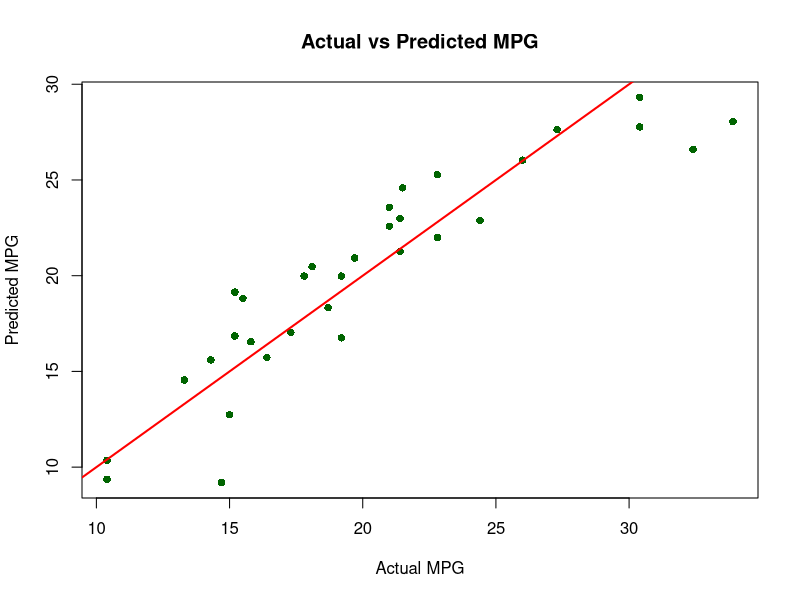

Recreate this plot in R.
# DAV_Practical/q6_multiple_lr_R.R
# Question 6: Implement and visualize multiple linear regression in R. [cite: 2]

# Using built-in mtcars dataset
# Predicting 'mpg' using 'wt' (weight) and 'hp' (horsepower)
data <- mtcars

# Model Implementation
model <- lm(mpg ~ wt + hp, data = data)

# Output Summary
cat("--- Multiple Linear Regression Summary ---\n")
print(summary(model))

# Visualization: Actual vs Predicted
predicted_mpg <- predict(model)
plot(data$mpg, predicted_mpg, main="Actual vs Predicted MPG",
     xlab="Actual MPG", ylab="Predicted MPG", pch=16, col="darkgreen")
abline(a=0, b=1, col="red", lwd=2) # Line of perfect prediction
